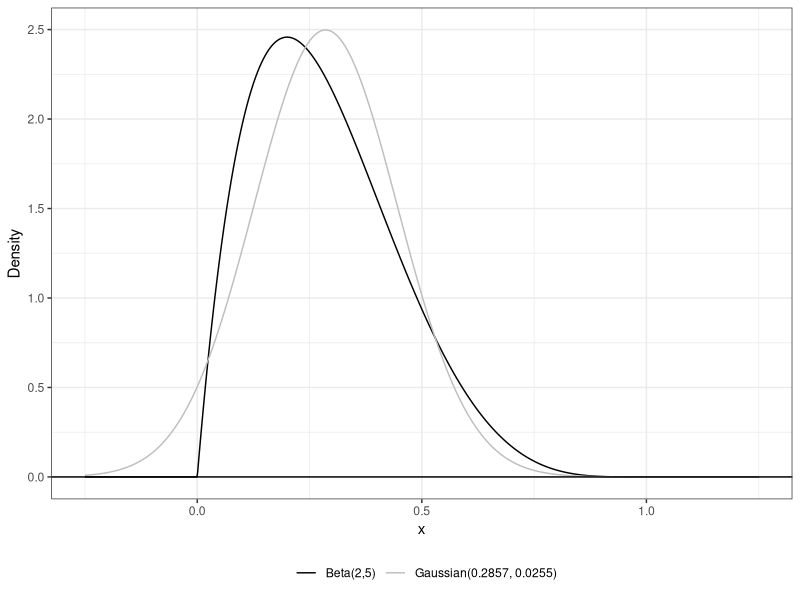
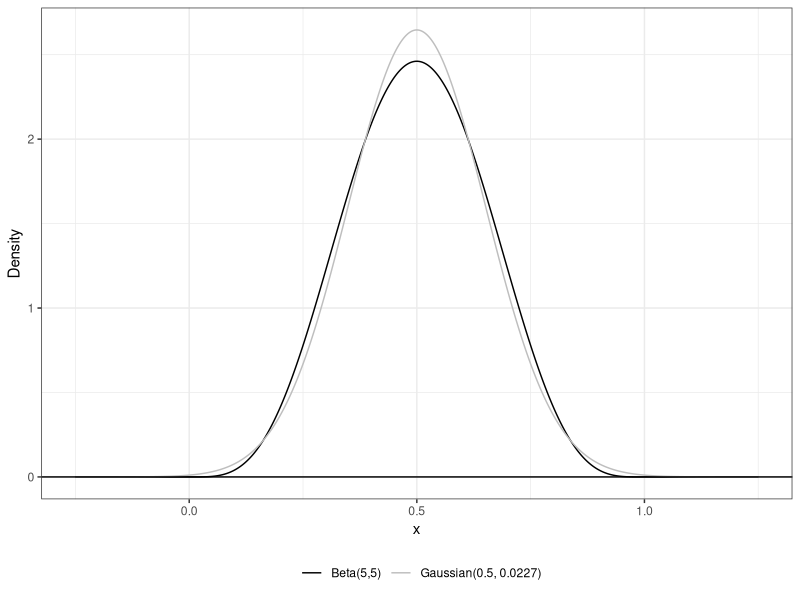
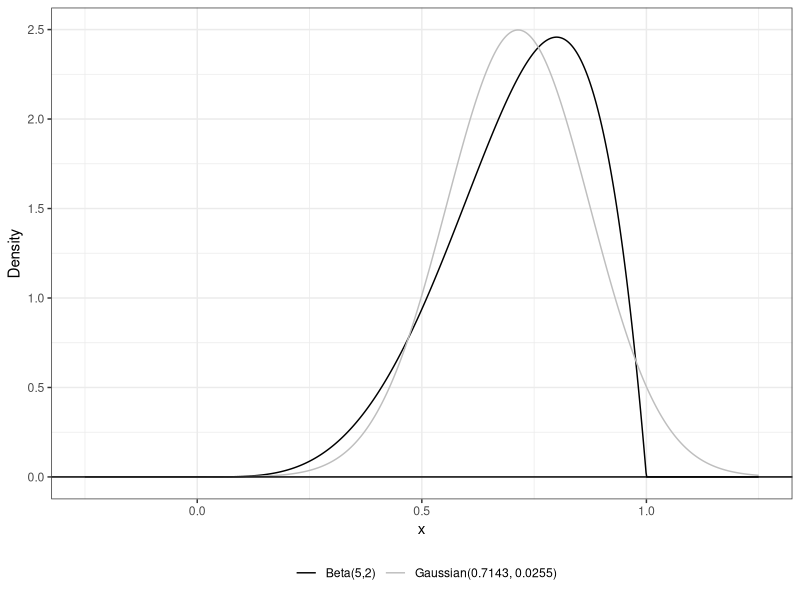
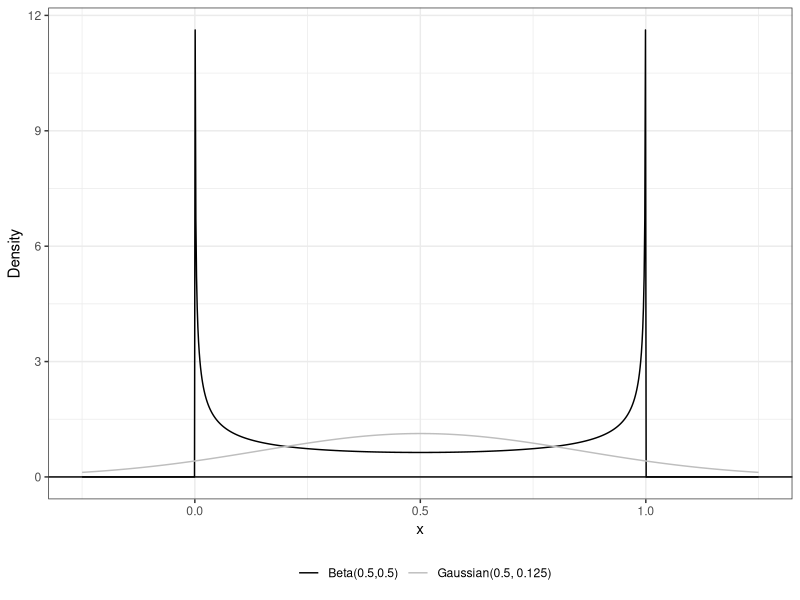

Reproduce these figures in R, in order.
# Henry Sun 
# Lab 7 

# Task 1
# plot beta distributions
library(tidyverse)

# a = 2, b = 5
alpha <- 2
beta <- 5

q1.fig.dat <- tibble(x = seq(-0.25, 1.25, length.out=1000))|>   # generate a grid of points
  mutate(beta.pdf = dbeta(x, alpha, beta),                      # compute the beta PDF
         norm.pdf = dnorm(x,                                    # Gaussian distribution with
                          mean = alpha/(alpha+beta),            # same mean and variance
                          sd = sqrt((alpha*beta)/((alpha+beta)^2*(alpha+beta+1)))))
beta1.data = tibble(
  alpha = alpha, 
  beta = beta,
  mean = alpha/(alpha+beta),
  var = (alpha*beta)/((alpha+beta)^2 *(alpha+beta+1)),
  skew = (2*(beta-alpha)*sqrt(alpha+beta+1))/((alpha + beta + 2)*sqrt(alpha*beta)),
  kurt = (6*(alpha-beta)^2*(alpha+beta+1)-(alpha*beta*(alpha+beta+2)))/((alpha*beta*(alpha+beta+2)*(alpha+beta+3)))
)


beta1 <- ggplot(data= q1.fig.dat)+                                              # specify data
  geom_line(aes(x=x, y=beta.pdf, color="Beta(2,5)")) +                 # plot beta dist
  geom_line(aes(x=x, y=norm.pdf, color="Gaussian(0.2857, 0.0255)")) +  # plot guassian dist
  geom_hline(yintercept=0)+                                            # plot x axis
  theme_bw()+                                                          # change theme
  xlab("x")+                                                           # label x axis
  ylab("Density")+                                                     # label y axis
  scale_color_manual("", values = c("black", "grey"))+                 # change colors
  theme(legend.position = "bottom")                                    # move legend to bottom
beta1

# a = 5, b = 5
alpha <- 5
beta <- 5

q1.fig.dat <- tibble(x = seq(-0.25, 1.25, length.out=1000))|>   # generate a grid of points
  mutate(beta.pdf = dbeta(x, alpha, beta),                      # compute the beta PDF
         norm.pdf = dnorm(x,                                    # Gaussian distribution with
                          mean = alpha/(alpha+beta),            # same mean and variance
                          sd = sqrt((alpha*beta)/((alpha+beta)^2*(alpha+beta+1)))))
beta2.data = tibble(
  alpha = alpha, 
  beta = beta,
  mean = alpha/(alpha+beta),
  var = (alpha*beta)/((alpha+beta)^2 *(alpha+beta+1)),
  skew = (2*(beta-alpha)*sqrt(alpha+beta+1))/((alpha + beta + 2)*sqrt(alpha*beta)),
  kurt = (6*(alpha-beta)^2*(alpha+beta+1)-(alpha*beta*(alpha+beta+2)))/((alpha*beta*(alpha+beta+2)*(alpha+beta+3)))
)


beta2 <- ggplot(data= q1.fig.dat)+                                              # specify data
  geom_line(aes(x=x, y=beta.pdf, color="Beta(5,5)")) +                 # plot beta dist
  geom_line(aes(x=x, y=norm.pdf, color="Gaussian(0.5, 0.0227)")) +  # plot guassian dist
  geom_hline(yintercept=0)+                                            # plot x axis
  theme_bw()+                                                          # change theme
  xlab("x")+                                                           # label x axis
  ylab("Density")+                                                     # label y axis
  scale_color_manual("", values = c("black", "grey"))+                 # change colors
  theme(legend.position = "bottom")                                    # move legend to bottom
beta2

# a = 5, b = 2 
alpha <- 5
beta <- 2

q1.fig.dat <- tibble(x = seq(-0.25, 1.25, length.out=1000))|>   # generate a grid of points
  mutate(beta.pdf = dbeta(x, alpha, beta),                      # compute the beta PDF
         norm.pdf = dnorm(x,                                    # Gaussian distribution with
                          mean = alpha/(alpha+beta),            # same mean and variance
                          sd = sqrt((alpha*beta)/((alpha+beta)^2*(alpha+beta+1)))))
beta3.data = tibble(
  alpha = alpha,
  beta = beta,
  mean = alpha/(alpha+beta),
  var = (alpha*beta)/((alpha+beta)^2 *(alpha+beta+1)),
  skew = (2*(beta-alpha)*sqrt(alpha+beta+1))/((alpha + beta + 2)*sqrt(alpha*beta)),
  kurt = (6*(alpha-beta)^2*(alpha+beta+1)-(alpha*beta*(alpha+beta+2)))/((alpha*beta*(alpha+beta+2)*(alpha+beta+3)))
)


beta3 <- ggplot(data= q1.fig.dat)+                                              # specify data
  geom_line(aes(x=x, y=beta.pdf, color="Beta(5,2)")) +                 # plot beta dist
  geom_line(aes(x=x, y=norm.pdf, color="Gaussian(0.7143, 0.0255)")) +  # plot guassian dist
  geom_hline(yintercept=0)+                                            # plot x axis
  theme_bw()+                                                          # change theme
  xlab("x")+                                                           # label x axis
  ylab("Density")+                                                     # label y axis
  scale_color_manual("", values = c("black", "grey"))+                 # change colors
  theme(legend.position = "bottom")                                    # move legend to bottom
beta3

# a = 0.5, b = 0.5
alpha <- 0.5
beta <- 0.5

q1.fig.dat <- tibble(x = seq(-0.25, 1.25, length.out=1000))|>   # generate a grid of points
  mutate(beta.pdf = dbeta(x, alpha, beta),                      # compute the beta PDF
         norm.pdf = dnorm(x,                                    # Gaussian distribution with
                          mean = alpha/(alpha+beta),            # same mean and variance
                          sd = sqrt((alpha*beta)/((alpha+beta)^2*(alpha+beta+1)))))
beta4.data = tibble(
  alpha = alpha,
  beta = beta,
  mean = alpha/(alpha+beta),
  var = (alpha*beta)/((alpha+beta)^2 *(alpha+beta+1)),
  skew = (2*(beta-alpha)*sqrt(alpha+beta+1))/((alpha + beta + 2)*sqrt(alpha*beta)),
  kurt = (6*(alpha-beta)^2*(alpha+beta+1)-(alpha*beta*(alpha+beta+2)))/((alpha*beta*(alpha+beta+2)*(alpha+beta+3)))
)


beta4 <- ggplot(data= q1.fig.dat)+                                              # specify data
  geom_line(aes(x=x, y=beta.pdf, color="Beta(0.5,0.5)")) +                 # plot beta dist
  geom_line(aes(x=x, y=norm.pdf, color="Gaussian(0.5, 0.125)")) +  # plot guassian dist
  geom_hline(yintercept=0)+                                            # plot x axis
  theme_bw()+                                                          # change theme
  xlab("x")+                                                           # label x axis
  ylab("Density")+                                                     # label y axis
  scale_color_manual("", values = c("black", "grey"))+                 # change colors
  theme(legend.position = "bottom")                                    # move legend to bottom
beta4


beta.data = rbind(beta1.data, beta2.data, beta3.data, beta4.data)
# Task 2
# compute moments

#beta.moment()
beta.moment <- function(alpha, beta, k, centered){
  if (centered == T){
    #integrand1 <- function(x) {x * dbeta(x, alpha, beta)}
    #uncentered <- integrate(integrand1, lower = 0, upper = 1)
    mean <- (alpha)/(alpha + beta)
    integrand2 <- function(x) {(x-mean)^k * dbeta(x, alpha, beta)}
    solution <- integrate(integrand2, lower = 0, upper = 1)
  }
  if(centered == F){
    integrand <- function(x) {x^k * dbeta(x, alpha, beta)}
    solution <- integrate(integrand, lower = 0, upper = 1)
  }
  solution
}
beta.pop.data <- tibble(alpha = c(2, 5, 5, 0.5),
                        
                        beta = c(5, 5, 2, 0.5),
                        
                        mean = c(beta.moment(2,5,1,F)$value, beta.moment(5,5,1,F)$value, 
                                 beta.moment(5,2,1,F)$value, beta.moment(0.5,0.5,1,F)$value),
                        
                        var = c(beta.moment(2,5,2,T)$value, beta.moment(5,5,2,T)$value,
                                beta.moment(5,2,2,T)$value, beta.moment(0.5,0.5,2,T)$value),
                        
                        skew = c(beta.moment(2,5,3,T)$value/((beta.moment(2,5,2,T)$value)^(3/2)),
                                 beta.moment(5,5,3,T)$value/((beta.moment(5,5,2,T)$value)^(3/2)),
                                 beta.moment(5,2,3,T)$value/((beta.moment(5,2,2,T)$value)^(3/2)),
                                 beta.moment(0.5,0.5,3,T)$value/((beta.moment(0.5, 0.5,2,T)$value)^(3/2))),
                        kurt = c((beta.moment(2,5,4,T)$value/(beta.moment(2,5,2,T)$value)^2) - 3, 
                                 (beta.moment(5,5,4,T)$value/(beta.moment(5,5,2,T)$value)^2) - 3,
                                 (beta.moment(5,2,4,T)$value/(beta.moment(5,2,2,T)$value)^2) - 3,
                                 (beta.moment(0.5,0.5,4,T)$value/(beta.moment(0.5,0.5,2,T)$value)^2) - 3))

